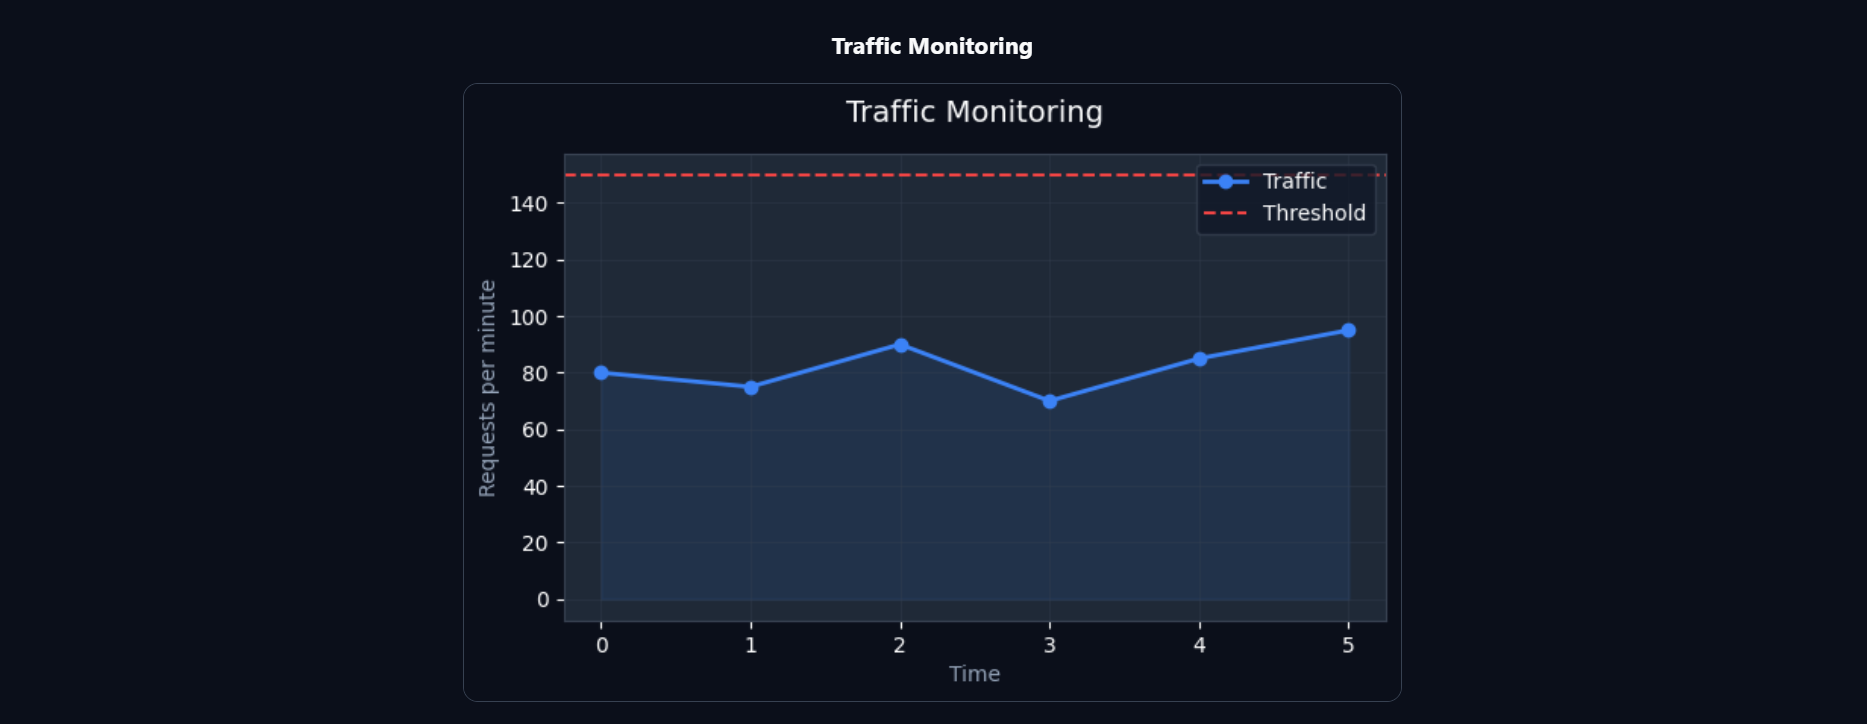

Reproduce this figure in Python.
# import matplotlib.pyplot as plt

# traffic_data = [80, 75, 90, 70, 85, 95]

# def create_graph(new_value=None):
#     global traffic_data

#     if new_value is not None:
#         traffic_data.append(new_value)

#     if len(traffic_data) > 10:
#         traffic_data.pop(0)

#     # Use a dark theme base
#     plt.style.use('dark_background')
    
#     # Set the figure size and the facecolor to match your dashboard navy (#0B0F1A)
#     fig, ax = plt.subplots(figsize=(7, 4), facecolor='#0B0F1A')
#     ax.set_facecolor('#1F2937') # Matches your .box background color

#     # Plot the traffic with the professional blue (#3B82F6)
#     ax.plot(traffic_data, marker='o', color='#3B82F6', linewidth=2, label="Traffic")
    
#     # Add a soft blue fill under the line for a modern look
#     ax.fill_between(range(len(traffic_data)), traffic_data, color='#3B82F6', alpha=0.1)

#     # Threshold line - professional red (#EF4444)
#     threshold = 150
#     ax.axhline(y=threshold, color='#EF4444', linestyle='--', linewidth=1.5, label="Threshold")

#     # Highlight anomalies with a larger red dot
#     for i, val in enumerate(traffic_data):
#         if val > threshold:
#             ax.scatter(i, val, color='#EF4444', s=120, edgecolors='white', zorder=5)

#     # Styling the text and grid
#     ax.set_title("Traffic Monitoring", color='#F9FAFB', fontsize=14, pad=15)
#     ax.set_xlabel("Time", color='#94A3B8')
#     ax.set_ylabel("Requests per minute", color='#94A3B8')
    
#     # Grid and spines styling
#     ax.grid(color='#374151', linestyle='-', linewidth=0.5, alpha=0.5)
#     for spine in ax.spines.values():
#         spine.set_color('#374151')

#     # Legend placement and style
#     legend = ax.legend(facecolor='#111827', edgecolor='#374151')
#     plt.setp(legend.get_texts(), color='#F9FAFB')

#     # Save with tight layout to prevent clipping
#     plt.savefig("static/graph.png", bbox_inches='tight', facecolor=fig.get_facecolor())
#     plt.close()

import matplotlib
matplotlib.use('Agg')

import matplotlib.pyplot as plt

traffic_data = [80, 75, 90, 70, 85, 95]

def create_graph(new_value=None):
    global traffic_data

    if new_value is not None:
        traffic_data.append(new_value)

    if len(traffic_data) > 10:
        traffic_data.pop(0)

    plt.style.use('dark_background')

    fig, ax = plt.subplots(figsize=(7, 4), facecolor='#0B0F1A')
    ax.set_facecolor('#1F2937')

    ax.plot(traffic_data, marker='o', color='#3B82F6', linewidth=2, label="Traffic")

    ax.fill_between(range(len(traffic_data)), traffic_data, color='#3B82F6', alpha=0.1)

    threshold = 150
    ax.axhline(y=threshold, color='#EF4444', linestyle='--', linewidth=1.5, label="Threshold")

    for i, val in enumerate(traffic_data):
        if val > threshold:
            ax.scatter(i, val, color='#EF4444', s=120, edgecolors='white', zorder=5)

    ax.set_title("Traffic Monitoring", color='#F9FAFB', fontsize=14, pad=15)
    ax.set_xlabel("Time", color='#94A3B8')
    ax.set_ylabel("Requests per minute", color='#94A3B8')

    ax.grid(color='#374151', linestyle='-', linewidth=0.5, alpha=0.5)

    for spine in ax.spines.values():
        spine.set_color('#374151')

    legend = ax.legend(facecolor='#111827', edgecolor='#374151')
    plt.setp(legend.get_texts(), color='#F9FAFB')

    plt.savefig("static/graph.png", bbox_inches='tight', facecolor=fig.get_facecolor())

    plt.close()
